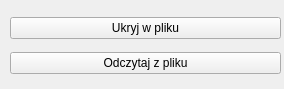
<?xml version="1.0" encoding="UTF-8"?>
<ui version="4.0">
 <class>SelectModeWindow</class>
 <widget class="QMainWindow" name="SelectModeWindow">
  <property name="geometry">
   <rect>
    <x>0</x>
    <y>0</y>
    <width>284</width>
    <height>89</height>
   </rect>
  </property>
  <property name="windowTitle">
   <string>Steganografia</string>
  </property>
  <widget class="QWidget" name="centralwidget">
   <widget class="QWidget" name="">
    <property name="geometry">
     <rect>
      <x>10</x>
      <y>10</y>
      <width>271</width>
      <height>71</height>
     </rect>
    </property>
    <layout class="QVBoxLayout" name="verticalLayout">
     <item>
      <widget class="QPushButton" name="encodeButton">
       <property name="text">
        <string>Ukryj w pliku</string>
       </property>
      </widget>
     </item>
     <item>
      <widget class="QPushButton" name="decodeButton">
       <property name="text">
        <string>Odczytaj z pliku</string>
       </property>
      </widget>
     </item>
    </layout>
   </widget>
  </widget>
 </widget>
 <resources/>
 <connections/>
</ui>
